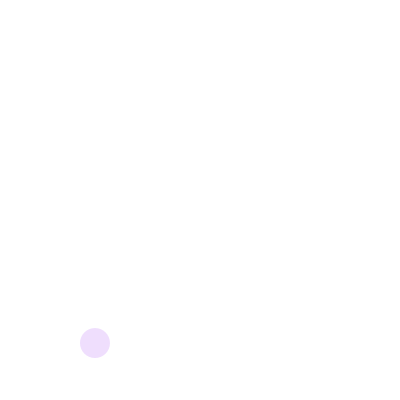
Frame 1 (no input)
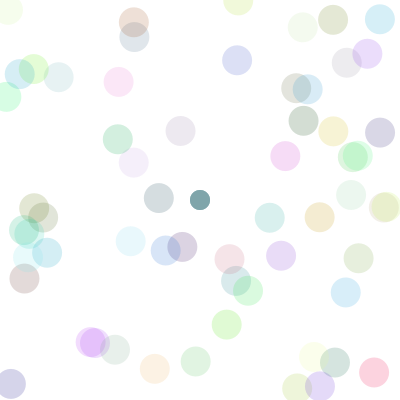
Frame 60 (the mouse pressed at the canvas centre just before this capture)
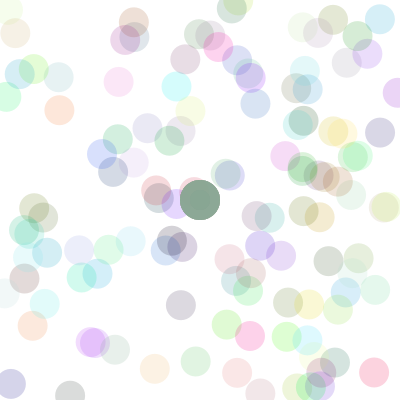
Frame 120 (the mouse held since frame 60 and released just before this capture)

The Processing sketch that drew these frames (run headless with seeded random() and noise(); from frame 60 on, the mouse is pressed at the canvas centre):

// Processing sketch: processing_159776
// ── processing_159776.pde

float diam;
float r; 
float g;
float b;
float a;

int count;
int state;

float x;
float y;

void setup() {
  count = 0;
  state = 0;
  
  size(400,400);
  background(255);
  smooth();    
}

void draw() {

  r = random(255);
  g = random(255);
  b = random(255);
  a = 45;
  diam = 30;
  x = random(width);
  y = random(height);
  
  noStroke();
  fill (r,g,b,a);
  ellipse(x,y,diam,diam);
  
  

  count++;
  if(count > 50){
    count = 0;
    state++;
    if(state > 5){
       state = 0;
       background(random(255),random(255),random(255));
    } 
 
  }

fill(r,g,b,a);
diam = state * 20;
  ellipse(width/2,height/2,diam,diam);
}
